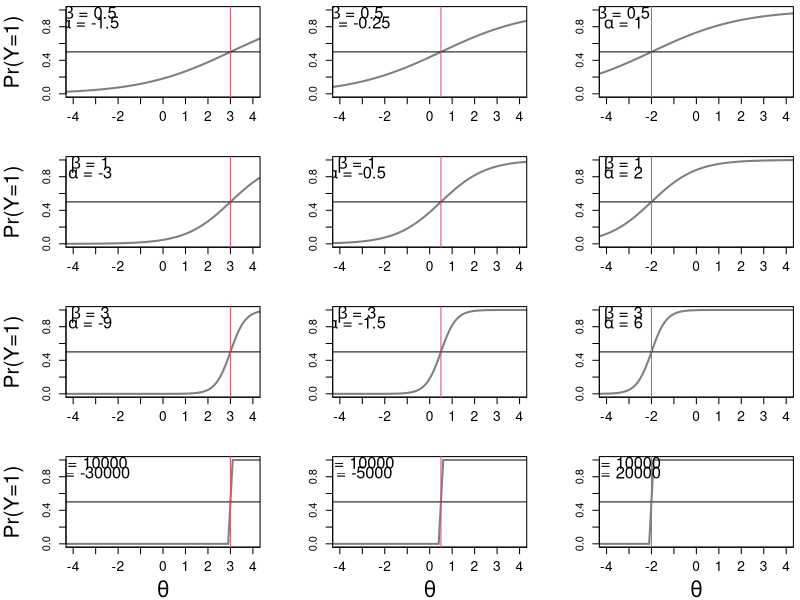

Recreate this plot in R.
## RSTAN_Demo_Measurement_logit_transformation_latent_variable.R
##########################################################################
## INSTRUCTOR: Christopher Fariss
## COURSE NAME: Programming and Simulation Methods for Computational Social Science (1T, 2W)
## University of Essex Summer School 2025
##
## Date: 2025-07-14
##
## Please e-mail me if you find any errors or have and suggestions
## e-mail: cjf0006@gmail.com
## e-mail: cjfariss@umich.edu
##
##########################################################################
##
## Introduction to tutorial:
##
## Think about a latent variable model without actually running one.
##
## This program is a visual look at the relationship between values along a fixed sequence that represents the distribution of the latent variable and its relationship to binary variables that are equally likely (50%-50% change).
##
## In the IRT framework, there is a latent trait theta_i.
##
## Where the subscript i = 1,... ,N indicates multiple units.
##
## y_ik is the observed value for item k for unit i.
##
## For each item alpha_k and beta_k are also estimated.
##
## alpha_k continues to act as "difficulty" parameters, or threshold that benchmarks how likely an indicator is to be observed relative to the values of the latent trait.
##
## In this formulation, this is analogous to an intercept in a traditional logistic regression model.
##
## beta_k, often referred to as the "discrimination" parameters and is the analogue of a slope coefficient.
##
##########################################################################

## make theta a deterministic sequence (we will use each value below to calculate a range of probabilities as a function of these values and the item-discrimination and item-difficulty parameters)
theta <- seq(-5,5,.1)
n <- length(theta)

## set strength of relationship (i.e., the item discrimination)
##
## try setting this value to an positive real number
##
## as beta increases the logit curve will converge towards a set function
##
## the step function will reside over the inflection point of the logit curve
##
## the inflection point is always -(alpha/beta) if alpha + beta (typical for Bernoulli logit) 
##
## because of this identity, we have to expand the intercepts below by a factor of beta
##
## the expansion below is necessary to fix the curve over the range of the standard normal density set for x above
##
#beta <- .1
#beta <- .5
#beta <- 1
#beta <- 2
#beta <- 3
#beta <- 4
#beta <- 5
#beta <- 10
#beta <- 100
#beta <- 1000
#beta <- 10000
##
## as beta approach infinity, the value along x becomes perfectly predictive of the y variables
##
#beta <- 100000


## set beta here (pick three values for beta, the item discrimination parameter)
beta <- c(.5,1,3,10000)

par(mfrow=c(4,3), mar=c(4,5,.5,.5))
for(j in 1:length(beta)){
    ## set intercepts * an expansion factor, which is the item discrimination from above
    ## values correspond exactly to the position along the standard normal x variable
    ## specifically, these are the position along x at which point at which Pr(y=1)=.5
    alpha <- beta[j]*c(-3,-.5,2) ## the difficulty-position is scaled by beta into the difficulty parameter 
    
    # linear terms of the model
    # transform the linear xb terms using the logit function into a probability
    xb <- p <- y <- matrix(NA, nrow=n, ncol=length(alpha))
    for(i in 1:length(alpha)){
        xb[,i] <- alpha[i] + beta[j] * theta
        p[,i] <- 1 / (1 + exp(-xb[,i]))
        y[,i] <- rbinom(n, size=1, prob=p[,i])
    }
    
    for(i in 1:length(alpha)){
        ## graph theta values along the the x-axis
        ## x values are projected onto the probability of y using the inverse logit function of xb
        plot(theta, p[,i], xlim=c(-4.0,4.0), ylim=c(0,1), xaxt="n", xlab="", type="l", lwd=2, col=grey(.5), ylab="")
        if(j==4)mtext(side=1, expression(theta), cex=1.25, line=3)
        if(i==1)mtext(side=2, expression("Pr(Y=1)"), cex=1.25, line=3)
        A <- alpha[i]
        B <- beta[j]
        text(-3.25,.95, substitute(paste(beta, " = ", B), list(B = B)), cex=1.5)
        text(-3.25,.85, substitute(paste(alpha, " = ", A), list(A = A)), cex=1.5)
        axis(side=1, at=-5:5, cex.axis=1.25)
        abline(h=0.5)
        abline(v=-(alpha[i]/beta[j]), col=2)
        #abline(v=-((alpha[i]+log(2.75))/beta[j]), col=2, lwd=.5, lty=2)
        #abline(v=-((alpha[i]-log(2.75))/beta[j]), col=2, lwd=.5, lty=2)
    }
}
